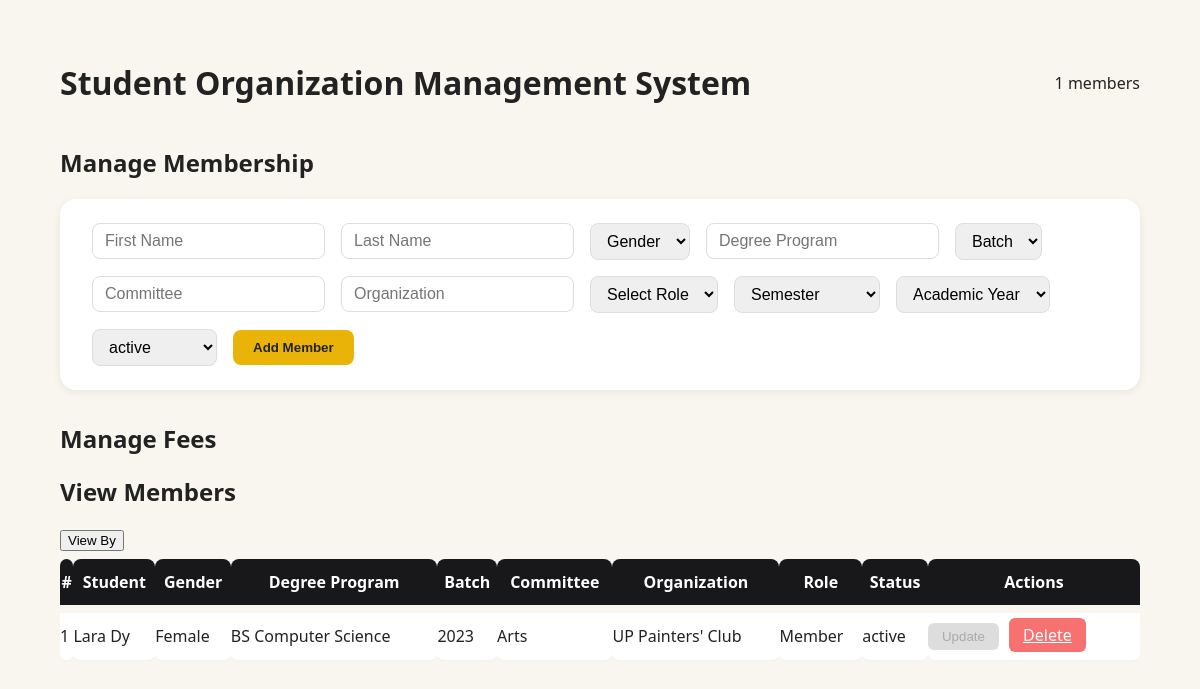
Page /search?student_id=6 on the committed database.
### tables this page shows
CREATE TABLE memberships (
    membership_id INTEGER PRIMARY KEY AUTOINCREMENT,
    student_id INTEGER NOT NULL,
    org_id INTEGER NOT NULL,
    role_id INTEGER NOT NULL,
    status TEXT NOT NULL, semester TEXT, academic_year INTEGER,
    FOREIGN KEY (student_id) REFERENCES students(student_id),
    FOREIGN KEY (org_id) REFERENCES organizations(org_id),
    FOREIGN KEY (role_id) REFERENCES org_roles(role_id)
);

CREATE TABLE students (
    student_id INTEGER PRIMARY KEY AUTOINCREMENT,
    first_name TEXT NOT NULL,
    last_name TEXT NOT NULL
    -- other fields as needed
, gender TEXT, degree_program TEXT, batch INTEGER, committee TEXT);

CREATE TABLE organizations (
    org_id INTEGER PRIMARY KEY AUTOINCREMENT,
    org_name TEXT NOT NULL
);

CREATE TABLE org_roles (
    role_id INTEGER PRIMARY KEY AUTOINCREMENT,
    role_name TEXT NOT NULL
);

### app.py (the view)
@app.route('/search')
def search():
    student_id = request.args.get('student_id')
    conn = get_connection()
    memberships = conn.execute("""
        SELECT m.membership_id, s.student_id, s.first_name || ' ' || s.last_name AS student_name,
               s.gender, s.degree_program, s.batch, s.committee,
               o.org_id, o.org_name, r.role_id, r.role_name, m.status, m.semester, m.academic_year
        FROM memberships m
        JOIN students s ON m.student_id = s.student_id
        JOIN organizations o ON m.org_id = o.org_id
        JOIN org_roles r ON m.role_id = r.role_id
        WHERE m.student_id = ?
    """, (student_id,)).fetchall()
    students = conn.execute("SELECT student_id, first_name || ' ' || last_name AS full_name FROM students").fetchall()
    orgs = conn.execute("SELECT org_id, org_name FROM organizations").fetchall()
    roles = conn.execute("SELECT role_id, role_name FROM org_roles").fetchall()
    conn.close()
    return render_template('index.html', memberships=memberships, students=students, orgs=orgs, roles=roles)

### app.py (called while the page is built)
def get_connection():
    conn = sqlite3.connect(DB)
    conn.row_factory = sqlite3.Row
    return conn

### templates/index.html (shortened to what this page needs)
<!DOCTYPE html>
<html>
<head>
    <link rel="stylesheet" href="{{ url_for('static', filename='style.css') }}">
</head>
<body>
<div class="container">
    <main class="main">
        <div class="header">
            <h1>Student Organization Management System</h1>
            <span>{{ memberships|length }} members</span>
        </div>
        <h2>Manage Membership</h2>
        <form class="add-member-form" action="{{ url_for('add_member') }}" method="post">
            <input type="text" name="first_name" placeholder="First Name" required>
            <input type="text" name="last_name" placeholder="Last Name" required>
            <select name="gender" required>
                <option value="">Gender</option>
            </select>
            <input type="text" name="degree_program" placeholder="Degree Program" required>
            <select name="batch" required>
                <option value="">Batch</option>
            </select>
            <input type="text" name="committee" placeholder="Committee" required>
            <input type="text" name="org_name" placeholder="Organization" required>
            <select name="role_id" required>
                <option value="">Select Role</option>
            </select>
            <select name="semester" required>
            <option value="">Semester</option>
            </select>
            <select name="academic_year" required>
                <option value="">Academic Year</option>
            </select>
            <select name="status" required>
                <option value="active">active</option>
            </select>
            <button type="submit">Add Member</button>
        </form>
        <h2>Manage Fees</h2>
        <h2>View Members</h2>
        <button class="btn" id="viewByBtn" type="button">View By</button>
        <table class="members-table">
        <tr>
            <th>#</th>
            <th>Student</th>
            <th>Gender</th>
            <th>Degree Program</th>
            <th>Batch</th>
            <th>Committee</th>
            <th>Organization</th>
            <th>Role</th>
            <th>Status</th>
            <th>Actions</th>
        </tr>
        {% for m in memberships %}
        <tr>
            <td>{{ loop.index }}</td>
            <td>{{ m.student_name }}</td>
            <td>{{ m.gender }}</td>
            <td>{{ m.degree_program }}</td>
            <td>{{ m.batch }}</td>
            <td>{{ m.committee }}</td>
            <td>{{ m.org_name }}</td>
            <td>{{ m.role_name }}</td>
            <td>{{ m.status }}</td>
            <td>
                <form action="{{ url_for('update', membership_id=m.membership_id) }}" method="post" style="display:inline;">
                    <button class="action-btn" type="submit" disabled>Update</button>
                </form>
                <a class="action-btn delete" href="{{ url_for('delete', membership_id=m.membership_id) }}">Delete</a>
            </td>
        </tr>
        {% endfor %}
    </table>
    </main>
</div>
</body>
</html>

### static/style.css (style rules this page uses)
html, body { height: 100%; width: 100%; margin: 0; padding: 0; }
body { font-family: 'Segoe UI', Arial, sans-serif; background: #f8f6ef; color: #222; min-height: 100vh; min-width: 100vw; }
.container { display: flex; min-height: 100vh; width: 100vw; }
.main { flex: 1; padding: 40px 60px; min-width: 0; }
.header { display: flex; justify-content: space-between; align-items: center; flex-wrap: wrap; }
.header h1 { font-size: 2em; font-weight: 700; }
.add-member-form { background: #fff; border-radius: 16px; box-shadow: 0 2px 8px #0001; padding: 24px 32px; margin-bottom: 32px; display: flex; flex-wrap: wrap; gap: 16px; align-items: center; }
.add-member-form input, .add-member-form select { padding: 8px 12px; border-radius: 8px; border: 1px solid #ddd; font-size: 1em; }
.add-member-form button { background: #eab308; color: #222; border: none; border-radius: 8px; padding: 10px 20px; font-weight: bold; cursor: pointer; transition: background 0.2s; }
.members-table { width: 100%; border-collapse: separate; border-spacing: 0 8px; }
.members-table th { background: #18181b; color: #fff; padding: 12px 0; border-radius: 8px 8px 0 0; }
.members-table td { background: #fff; padding: 10px 0; border-bottom: 2px solid #f3f3f3; border-radius: 0 0 8px 8px; }
.action-btn { background: #f472b6; color: #fff; border: none; border-radius: 6px; padding: 6px 14px; font-weight: 500; cursor: pointer; margin-right: 6px; transition: background 0.2s; }
.action-btn.delete { background: #f87171; }
.action-btn:disabled { background: #ddd; color: #aaa; cursor: not-allowed; }

### rows in the picture
memberships: student_name "Lara Dy", gender "Female", degree_program "BS Computer Science", batch "2023", committee "Arts", org_name "UP Painters' Club", role_name "Member", status "active"

### other values in the picture
{{ memberships|length }} "1"
